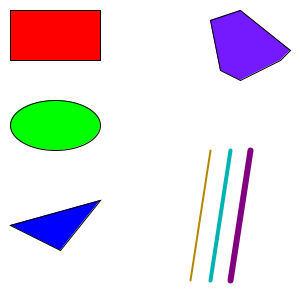
Frame 1 (no input)
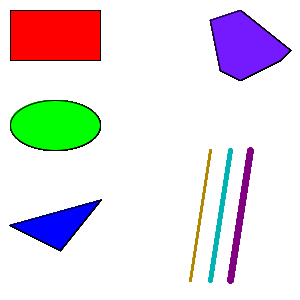
Frame 60 (the mouse pressed at the canvas centre just before this capture)
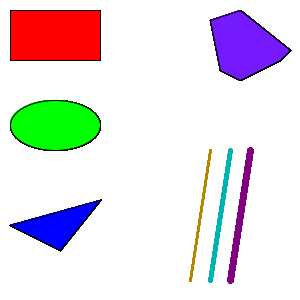
Frame 120 (the mouse held since frame 60 and released just before this capture)

The Processing sketch that drew these frames (run headless with seeded random() and noise(); from frame 60 on, the mouse is pressed at the canvas centre):

// Processing sketch: A1Core
// ── A1Core.pde


void setup() {
  size(300, 300);
  background(255);
  
}

void draw() {
  drawRect();
  drawEllipse();
  drawTraingle();
  drawPolygon(width*(2f/3f), height*(0f/6f));
  drawLines(width*(2f/3f), height*(3f/6f), width*(3f/3f), height*(6f/6f), 2);
}

//Draws teh rectangle
void drawRect() {
  //REct draw function
  fill(255, 0, 0);
  //crazy maths makes it alwasy in the same place and changes size to fit the screen
  rect(width*(0.0/3.0)+10, height*(0f/6f)+10, width*(1f/3f)-
    width*(0f/3f)-10, height*(1f/6f)-height*(0f/6f));
}


void drawEllipse() {
  //Ellipse draw function
  fill(0, 255, 0);
  ellipseMode(CENTER);
  //crazy maths makes it alwasy in the same place and changes size to fit the screen  
  float startx =width*(0.0/3.0)+10;
  float endx = width*(1.0/3.0);
  float starty = height*(2f/6f);
  float endy = height*(3f/6f);
  ellipse(startx+(endx-startx)/2, starty+(endy-starty)/2, endx-startx, endy-starty);
}

void drawTraingle() {
  //Traingle draw function
   //crazy maths makes it alwasy in the same place and changes size to fit the screen
  fill(0, 0, 255);
  float x1 = width*(0f/3f)+10;
  float y1 = height*(4f/6f)+height*(1f/12f);

  float x2 = width*(1f/3f);
  float y2 = height*(4f/6f);

  float x3 = x1 +width*(1f/6f);
  float y3 = height*(5f/6f);

  triangle(x1, y1, x2, y2, x3, y3);
}

/** this method doesn't take into count the window size and so gets a little buggy when changed**/
void drawPolygon(float xOffSet, float yOffSet) {
  //Polygon Draw
  fill(117, 26, 255);
  beginShape();
  vertex(xOffSet+10, yOffSet+20);
  vertex(xOffSet+40, yOffSet+10);
  vertex(xOffSet+90, yOffSet+50);
  vertex(xOffSet+80, yOffSet+60);
  vertex(xOffSet+40, yOffSet+80);
  vertex(xOffSet+20, yOffSet+70);
  endShape(CLOSE);
}

void drawLines(float xOffSetS, float yOffSetS, float xOffSetE, 
  float yOffSetE, int seed) {
     //crazy maths makes it alwasy in the same place and changes size to fit the screen
  float beginning = xOffSetS-10;
  float end = xOffSetS+10;
  stroke(179, 134, 0);
  strokeWeight(seed);
  line(end, yOffSetS, beginning, yOffSetE-20);

  beginning = end;
  end = end + 20;

  stroke(0, 179, 179);
  strokeWeight(seed*2);
  line(end, yOffSetS, beginning, yOffSetE-20);

  beginning = end;
  end = end + 20;

  stroke(128, 0, 128);
  strokeWeight(seed*3);  
  line(end, yOffSetS, beginning, yOffSetE-20);

  stroke(0);
  strokeWeight(1);
}
